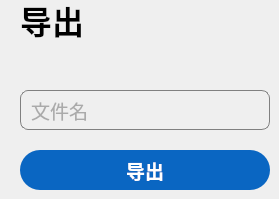
   <widget class="QWidget" name="page_out">
    <widget class="QPushButton" name="pushButton_output">
     <property name="geometry">
      <rect>
       <x>20</x>
       <y>150</y>
       <width>250</width>
       <height>40</height>
      </rect>
     </property>
     <property name="font">
      <font>
       <family>Microsoft YaHei UI</family>
       <pointsize>14</pointsize>
       <weight>75</weight>
       <bold>true</bold>
      </font>
     </property>
     <property name="focusPolicy">
      <enum>Qt::NoFocus</enum>
     </property>
     <property name="styleSheet">
      <string notr="true">QPushButton:enabled{
	border-width:0;
	background-color:#0a66c2;
	border-radius:20px;
	color:#ffffff;
}
QPushButton:hover{
	border-width:0;
	background-color:#004182;
	border-radius:20px;
	color:#ffffff;
}
QPushButton:pressed{
	border-width:0;
	background-color:#004182;
	border-radius:20px;
	color:#ffffff;
}
QPushButton:focus{
	border-width:0;
	background-color:#004182;
	border-radius:20px;
	color:#ffffff;
}</string>
     </property>
     <property name="text">
      <string>导出</string>
     </property>
    </widget>
    <widget class="QLabel" name="label_Out">
     <property name="geometry">
      <rect>
       <x>20</x>
       <y>0</y>
       <width>70</width>
       <height>40</height>
      </rect>
     </property>
     <property name="font">
      <font>
       <family>Microsoft YaHei UI</family>
       <pointsize>24</pointsize>
       <weight>75</weight>
       <bold>true</bold>
      </font>
     </property>
     <property name="text">
      <string>导出</string>
     </property>
    </widget>
    <widget class="QLineEdit" name="lineEdit_fileName">
     <property name="geometry">
      <rect>
       <x>20</x>
       <y>90</y>
       <width>250</width>
       <height>40</height>
      </rect>
     </property>
     <property name="font">
      <font>
       <family>Microsoft YaHei UI</family>
       <pointsize>14</pointsize>
      </font>
     </property>
     <property name="styleSheet">
      <string notr="true">QLineEdit{
	border: 1px solid gray;
	background-color:transparent;
	padding:0 0 0 8px;
	border-radius:8px;
	color:#666666;
}
QLineEdit:focus{
	color:#000000;
}</string>
     </property>
     <property name="placeholderText">
      <string>文件名</string>
     </property>
    </widget>
   </widget>
